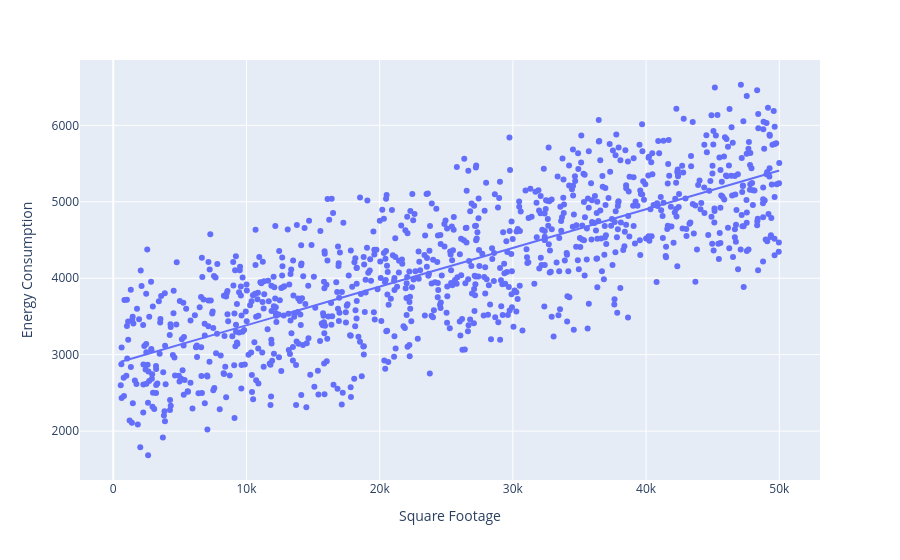

This figure's notebook cell:
### Code cell
px.scatter(dfe,x='Square Footage',y=y,trendline='ols')

### Figure 1 — Plotly figure (JSON) as saved in the notebook; plotly's stock layout.template omitted (floating-point values rounded to 4 significant figures; data arrays with more than 128 entries replaced by an {"elided": "..."} marker saying what was removed)
{"data": [{"hovertemplate": "Square Footage=%{x}<br>Energy Consumption=%{y}<extra></extra>", "legendgroup": "", "marker": {"color": "#636efa", "symbol": "circle"}, "mode": "markers", "name": "", "orientation": "v", "showlegend": false, "type": "scatter", "x": {"elided": "1000 int values"}, "xaxis": "x", "y": {"elided": "1000 float values"}, "yaxis": "y"}, {"hovertemplate": "<b>OLS trendline</b><br>Energy Consumption = 0.0505926 * Square Footage + 2878.04<br>R<sup>2</sup>=0.600428<br><br>Square Footage=%{x}<br>Energy Consumption=%{y} <b>(trend)</b><extra></extra>", "legendgroup": "", "marker": {"color": "#636efa", "symbol": "circle"}, "mode": "lines", "name": "", "showlegend": false, "type": "scatter", "x": {"elided": "1000 int values"}, "xaxis": "x", "y": {"elided": "1000 float values"}, "yaxis": "y"}], "layout": {"legend": {"tracegroupgap": 0}, "margin": {"t": 60}, "xaxis": {"anchor": "y", "domain": [0, 1], "title": {"text": "Square Footage"}}, "yaxis": {"anchor": "x", "domain": [0, 1], "title": {"text": "Energy Consumption"}}}}
